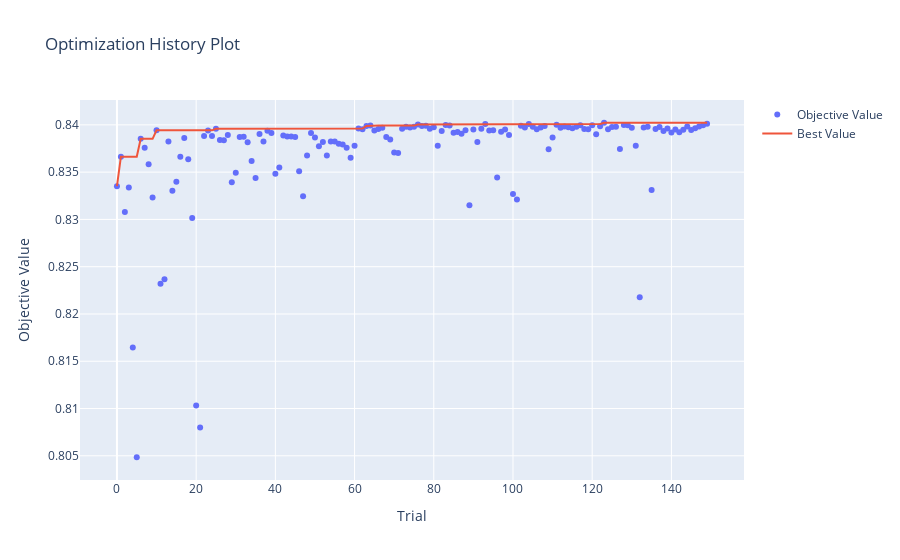
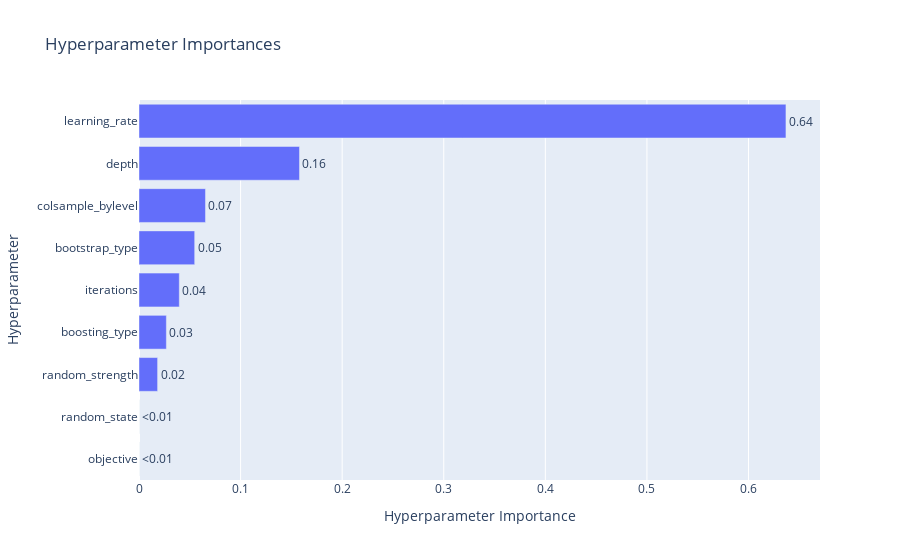

Source (notebook cell) for these figures, in order:
### Code cell
# Save
pickle.dump(study.best_trial.params, open('CatBoost_Hyperparameter.pickle', 'wb'))
print("Best Score: ", study.best_value)

printmd('**CatBoost Tuned Hyperparameters**')
pprint.pprint(study.best_trial.params)

# history
display(optuna.visualization.plot_optimization_history(study))

# Importance
display(plot_param_importances(study))

### Figure 1 — Plotly figure (JSON) as saved in the notebook; plotly's stock layout.template omitted (floating-point values rounded to 4 significant figures; data arrays with more than 128 entries replaced by an {"elided": "..."} marker saying what was removed)
{"data": [{"mode": "markers", "name": "Objective Value", "type": "scatter", "x": {"elided": "150 int values"}, "y": {"elided": "150 float values"}}, {"mode": "lines", "name": "Best Value", "type": "scatter", "x": {"elided": "150 int values"}, "y": {"elided": "150 float values"}}, {"marker": {"color": "#cccccc"}, "mode": "markers", "name": "Infeasible Trial", "showlegend": false, "type": "scatter", "x": [], "y": []}], "layout": {"title": {"text": "Optimization History Plot"}, "xaxis": {"title": {"text": "Trial"}}, "yaxis": {"title": {"text": "Objective Value"}}}}

### Figure 2 — Plotly figure (JSON) as saved in the notebook; plotly's stock layout.template omitted (floating-point values rounded to 4 significant figures)
{"data": [{"cliponaxis": false, "hovertemplate": ["objective (CategoricalDistribution): 0.0<extra></extra>", "random_state (CategoricalDistribution): 0.0<extra></extra>", "random_strength (IntDistribution): 0.01831265383578156<extra></extra>", "boosting_type (CategoricalDistribution): 0.026940865788244953<extra></extra>", "iterations (IntDistribution): 0.039672144992939695<extra></extra>", "bootstrap_type (CategoricalDistribution): 0.05481974601047648<extra></extra>", "colsample_bylevel (FloatDistribution): 0.06544444697790443<extra></extra>", "depth (IntDistribution): 0.15796878770469022<extra></extra>", "learning_rate (FloatDistribution): 0.6368413546899627<extra></extra>"], "name": "Objective Value", "orientation": "h", "text": ["<0.01", "<0.01", "0.02", "0.03", "0.04", "0.05", "0.07", "0.16", "0.64"], "textposition": "outside", "type": "bar", "x": [0, 0, 0.01831, 0.02694, 0.03967, 0.05482, 0.06544, 0.158, 0.6368], "y": ["objective", "random_state", "random_strength", "boosting_type", "iterations", "bootstrap_type", "colsample_bylevel", "depth", "learning_rate"]}], "layout": {"title": {"text": "Hyperparameter Importances"}, "xaxis": {"title": {"text": "Hyperparameter Importance"}}, "yaxis": {"title": {"text": "Hyperparameter"}}}}
